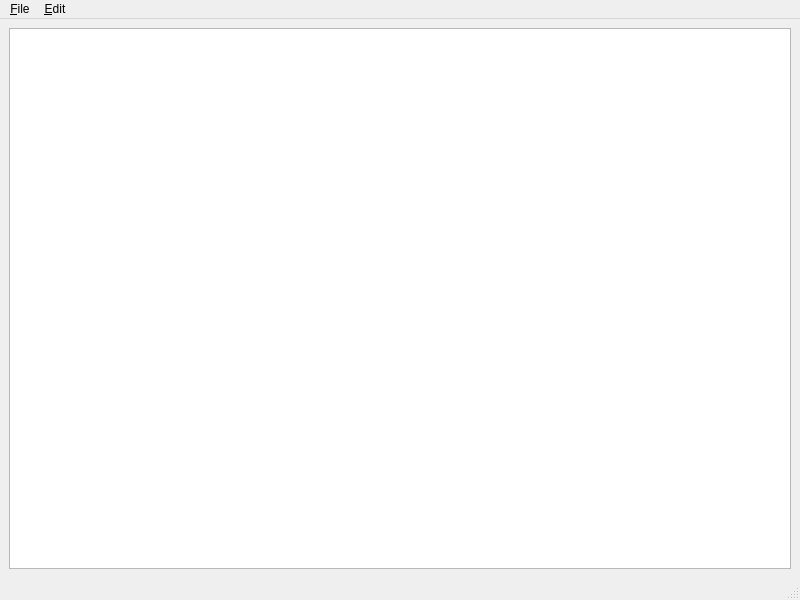
<?xml version="1.0" encoding="UTF-8"?>
<ui version="4.0">
 <class>MainWindow</class>
 <widget class="QMainWindow" name="MainWindow">
  <property name="geometry">
   <rect>
    <x>0</x>
    <y>0</y>
    <width>800</width>
    <height>600</height>
   </rect>
  </property>
  <property name="windowTitle">
   <string>MainWindow</string>
  </property>
  <widget class="QWidget" name="centralwidget">
   <layout class="QGridLayout" name="gridLayout">
    <item row="0" column="0">
     <layout class="QVBoxLayout" name="verticalLayout">
      <item>
       <widget class="Editor" name="plainTextEdit"/>
      </item>
     </layout>
    </item>
   </layout>
  </widget>
  <widget class="QMenuBar" name="menubar">
   <property name="geometry">
    <rect>
     <x>0</x>
     <y>0</y>
     <width>800</width>
     <height>20</height>
    </rect>
   </property>
   <widget class="QMenu" name="menuFile">
    <property name="title">
     <string>&amp;File</string>
    </property>
    <addaction name="actionNew"/>
    <addaction name="actionOpen"/>
    <addaction name="separator"/>
    <addaction name="actionSave"/>
    <addaction name="separator"/>
    <addaction name="actionQuit"/>
   </widget>
   <widget class="QMenu" name="menu_Edit">
    <property name="title">
     <string>&amp;Edit</string>
    </property>
    <addaction name="action_Format"/>
   </widget>
   <addaction name="menuFile"/>
   <addaction name="menu_Edit"/>
  </widget>
  <widget class="QStatusBar" name="statusbar"/>
  <action name="actionNew">
   <property name="text">
    <string>&amp;New</string>
   </property>
   <property name="shortcut">
    <string>Ctrl+N</string>
   </property>
  </action>
  <action name="actionOpen">
   <property name="text">
    <string>&amp;Open</string>
   </property>
   <property name="shortcut">
    <string>Ctrl+O</string>
   </property>
  </action>
  <action name="actionSave">
   <property name="text">
    <string>&amp;Save</string>
   </property>
   <property name="shortcut">
    <string>Ctrl+S</string>
   </property>
  </action>
  <action name="actionQuit">
   <property name="text">
    <string>&amp;Quit</string>
   </property>
   <property name="shortcut">
    <string>Ctrl+Q</string>
   </property>
  </action>
  <action name="action_Format">
   <property name="text">
    <string>Fo&amp;rmat</string>
   </property>
   <property name="shortcut">
    <string>Ctrl+R</string>
   </property>
  </action>
 </widget>
 <customwidgets>
  <customwidget>
   <class>Editor</class>
   <extends>QPlainTextEdit</extends>
   <header>editor.h</header>
  </customwidget>
 </customwidgets>
 <resources/>
 <connections/>
</ui>
